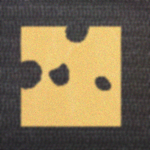
%> input picture input/block_1/1.png, 150 x 150 px
$ octave --eval "result = crop_and_close(rgb2gray(imread('input/block_1/1.png')));"   (GNU Octave 9; MATLAB toolbox functions it lacks are replaced by stand-ins)
%> lines starting %> are read from the running program, lines starting %| are printed output that depends on the picture; in (x1, y1, x2, y2) boxes, pixels count from 0 and x2, y2 are one past the last pixel; in counts of white or black regions, pixels touching at a corner belong together; the program's own positions count from 1
### calc_offset.m
function [offset] = calc_offset(I)

  artificial_image = zeros(size(I));
  artificial_image(1:100,1:100) = 1;
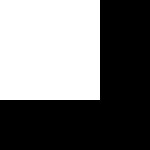
%> artificial_image: size 150x150 double; values 0 (black) and 1 (white), 44.4% white; 1 white region, box (x1, y1, x2, y2) and area: (0, 0, 100, 100) 10000
  CrossCorr = conv2(I,rot90(conj(artificial_image),2));
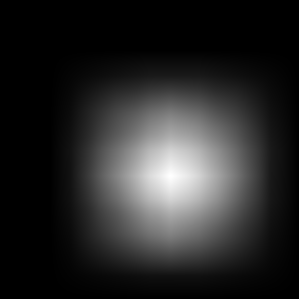
%> CrossCorr: size 299x299 double; min 0, max 1808406, mean 288876.1; drawn with min black and max white
  CrossCorr = CrossCorr(size(I,1):end,size(I,2):end);
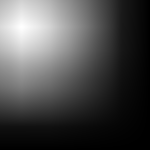
%> CrossCorr: size 150x150 double; min 46, max 1808406, mean 547706.5; drawn with min black and max white
  [~,arg_max] = max(abs(CrossCorr(:)));
%> arg_max = 3177

   [off_y, off_x] = ind2sub(size(CrossCorr),arg_max);
%> off_y = 27; off_x = 22
   offset = [off_y, off_x];
%> offset = [27 22]

end

### crop_and_close.m
function [E] = crop_and_close(I)
    offset = calc_offset(I);
%> offset = [27 22]
    y = offset(1);
%> y = 27
    x = offset(2);
%> x = 22
    E = I(y:y+99,x:x+99);
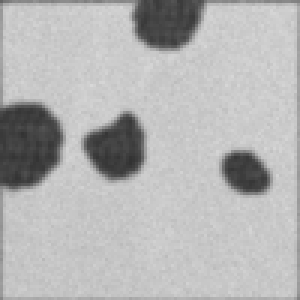
%> E: size 100x100 uint8 (shown 3 times larger); min 50, max 216, mean 180.8
    disk = strel('disk',1);
    E = imdilate(E,disk);
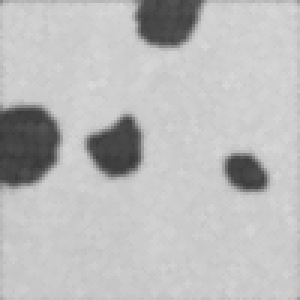
%> E: size 100x100 uint8 (shown 3 times larger); min 57, max 216, mean 188.2
    E = imerode(E,disk);
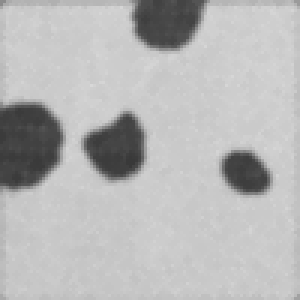
%> E: size 100x100 uint8 (shown 3 times larger); min 57, max 216, mean 183.4


end

$ run again, on input/block_1/10.png
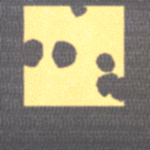
%> input picture input/block_1/10.png, 150 x 150 px
%> artificial_image: size 150x150 double; values 0 (black) and 1 (white), 44.4% white; 1 white region, box (x1, y1, x2, y2) and area: (0, 0, 100, 100) 10000
%> in calc_offset, `CrossCorr = CrossCorr(size(I,1):end,size(I,2):end);`:
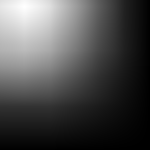
%> CrossCorr: size 150x150 double; min 85, max 2114931, mean 634864; drawn with min black and max white
%> arg_max = 3607
%> off_y = 7; off_x = 25
%> in calc_offset, `offset = [off_y, off_x];`: offset = [7 25]
%> y = 7
%> x = 25
%> in crop_and_close, `E = imerode(E,disk);`:
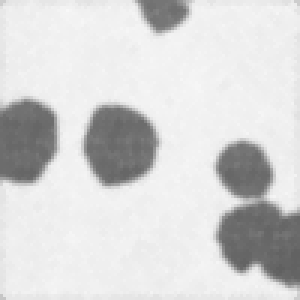
%> E: size 100x100 uint8 (shown 3 times larger); min 96, max 248, mean 213.6

$ run again, on input/block_1/100.png
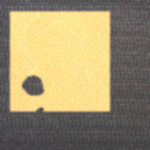
%> input picture input/block_1/100.png, 150 x 150 px
%> artificial_image: size 150x150 double; values 0 (black) and 1 (white), 44.4% white; 1 white region, box (x1, y1, x2, y2) and area: (0, 0, 100, 100) 10000
%> in calc_offset, `CrossCorr = CrossCorr(size(I,1):end,size(I,2):end);`:
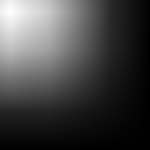
%> CrossCorr: size 150x150 double; min 73, max 2186962, mean 594340.5; drawn with min black and max white
%> arg_max = 1512
%> off_y = 12; off_x = 11
%> in calc_offset, `offset = [off_y, off_x];`: offset = [12 11]
%> y = 12
%> x = 11
%> in crop_and_close, `E = imdilate(E,disk);`:
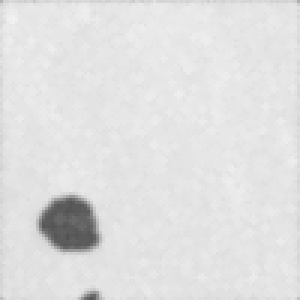
%> E: size 100x100 uint8 (shown 3 times larger); min 82, max 241, mean 224.2

$ run again, on input/block_1/11.png
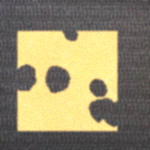
%> input picture input/block_1/11.png, 150 x 150 px
%> artificial_image: size 150x150 double; values 0 (black) and 1 (white), 44.4% white; 1 white region, box (x1, y1, x2, y2) and area: (0, 0, 100, 100) 10000
%> in calc_offset, `CrossCorr = conv2(I,rot90(conj(artificial_image),2));`:
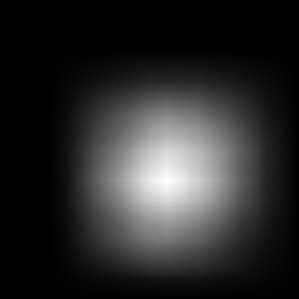
%> CrossCorr: size 299x299 double; min 0, max 2030274, mean 345127.8; drawn with min black and max white
%> arg_max = 2582
%> off_y = 32; off_x = 18
%> in calc_offset, `offset = [off_y, off_x];`: offset = [32 18]
%> y = 32
%> x = 18
%> in crop_and_close, `E = imerode(E,disk);`:
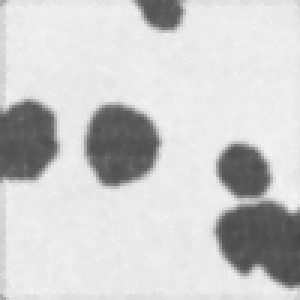
%> E: size 100x100 uint8 (shown 3 times larger); min 73, max 245, mean 205.5
